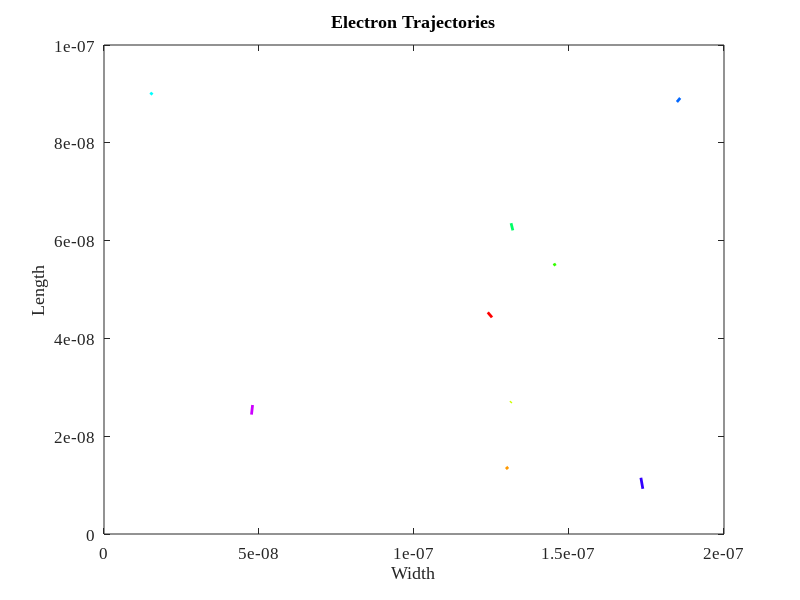

The MATLAB script that drew this image: (Note: this script raises an error after producing the figure.)
%% Assignment 1
%  Monte Carlo Modeling
%
%  Author: Ragini Bakshi, Feb 2021

set(0,'DefaultFigureWindowStyle','docked')
set(0, 'defaultaxesfontsize', 12)
set(0, 'defaultaxesfontname', 'Times New Roman')
set(0, 'DefaultLineLineWidth',2);

clear all
close all

m0 = 9.10938215e-31;    % resting electron mass in kg
mn = 0.26*m0;           % effective mass of electrons in kg

% Simulation Parameters
width = 200e-9;         % nm
length = 100e-9;        % nm
T = 300;                % Temp in K
k_bolt = 1.380648e-23;  % Boltzmanns Constant
tmn = 0.2e-12;          % mean time between collisions

%% Part 1: Electron Modelling
% Here, the electrons are modelled in the silicon as particles with the
% effective mass above using a simplistic Monte-Carlo model. 
% Thermal Velocity is calculated here in m/s.
% Mean Free Path is the average free path an electron travels before it
% experiences scattering due to background features such as impurities,
% silicon imperfections, etc.

vth = sqrt(2*k_bolt*T/mn)     % Thermal Velocity in m/s
MFP = vth*tmn               % mean free path

% Part 1 Parameters
steps = 50;                 % number of steps
total_elec = 100;           % total number of electrons
n_elec = 10;                % number of electrons plotted
dt = length/(vth*100);      % time step
path_pinks = hsv(n_elec);   % colours for each path/trajectory

% Assign position and velocity to each electron in the array
for i = 1:total_elec
    X = rand(total_elec,1)*width;       % x pos
    Y = rand(total_elec,1)*length;      % y pos
    X_vel_row(i) = randn()*vth;         % x velocity with mean vth and std deviation 1
    Y_vel_row(i) = randn()*vth;         % y velocity with mean vth and std deviation 1
end

% Convert X_vel_row and Y_vel_row into columns for future vector operations
X_vel = X_vel_row';
Y_vel = Y_vel_row';

% time t for temperature
t = [1:steps].*dt;

for step = 1:steps
    X_old(1) = X(1);
    Y_old(1) = Y(1);
    Si_temp(1) = 300;
    for j = 1:total_elec
        %Used for plotting
        X_old(j) = X(j);
        Y_old(j) = Y(j);
        dontplot = false;               % if it wraps around edges, dont plot the line
        
        % Move the electron if its ok
        if Y(j) < 0
            % its going past the bottom edge; reflect it
            Y_vel(j) = Y_vel(j)*(-1);
            Y(j) = 0;
            X(j) = X(j) + X_vel(j)*dt;
            
        elseif Y(j) > length
            % its going past the top edge; reflect it
            Y_vel(j) = Y_vel(j)*(-1);
            Y(j) = length;
            X(j) = X(j) + X_vel(j)*dt;
            
        elseif X(j) < 0
            % its going past the left edge; wrap it to right
            X(j) = width;
            if Y_vel(j) > 0
                Y(j) = Y(j) + 2e-9;
            else Y(j) = Y(j) - 2e-9;
            end
            dontplot = true;
            
        elseif X(j) > width
            % its going past the right edge; wrap it to left
            X(j) = 0;
            if Y_vel(j) > 0
                Y(j) = Y(j) + 2e-9;
            else Y(j) = Y(j) - 2e-9;
            end
            dontplot = true;
            
        else % update position
            X(j) = X(j) + X_vel(j)*dt;
            Y(j) = Y(j) + Y_vel(j)*dt;
        end
        
        if(j < n_elec && dontplot == false)
            plot([X(j) X_old(j)],[Y(j) Y_old(j)],'Color', path_pinks(j,:))
            title('Electron Trajectories');
            axis([0 width 0 length])
            xlabel('Width')
            ylabel('Length')
            hold on
            pause(0.01)
        end
        
    end
    Si_temp(step) = ((sum(X_vel,'all').^2)+ sum(Y_vel,'all').^2)*mn/(k_bolt*total_elec);
    
end

Si_temp1 = 300+rand()+randi([1,20],1);
 
hold off
figure(2)
plot(t,Si_temp1+t*0);
title('Semiconductor Temperature');
xlabel('Time in seconds');
ylabel('Temperature in K');


%% Part 2: Collisions with Mean Free Path
% The scattering is modelled using an exponential scattering probability
% given by:
% $1-(e^{-\frac{dt}{tau_mn}})$ where dt = time since last timestep and
% probability calculation, and tau_mn is the mean time between collisions,
% given to be 0.2ps. 
% Here, the assigned electron velocities are according to a Maxwell-Boltzmann
% Distribution for each, X and Y component such that the average speeds are
% vth. Total electrons used in simulation are the same as Part 1, and so
% are the number of electrons plotted. 

% Reset Values from before
step = 0; i = 0; j = 0;

% Assign position and velocity to each electron in the array
for i = 1:total_elec
    X_2 = rand(total_elec,1)*width;       % x pos
    Y_2 = rand(total_elec,1)*length;      % y pos
    X_vel_row_2(i) = sqrt(k_bolt*T/m0)+randn()*vth;         % x velocity with mean vth and std deviation sqrt(kT/m)
    Y_vel_row_2(i) = sqrt(k_bolt*T/m0)+randn()*vth;         % y velocity with mean vth and std deviation sqrt(kT/m)
end

% Convert X_vel_row and Y_vel_row into columns for future vector operations
X_vel_2 = X_vel_row_2';
Y_vel_2 = Y_vel_row_2';

% Confirm avg velocity is vth
avg_vel = sqrt(X_vel_2.^2 + Y_vel_2.^2);
avg_vel_single = mean(avg_vel)

% Histogram 
hold on;
figure(3)
histogram(avg_vel);
title('Average Velocities Histogram');
xlabel('Velocity in m/s');
ylabel('Electron Count');
hold off;

%Scattering
for step = 1:steps
    X_old_2(1) = X_2(1);
    Y_old_2(1) = Y_2(1);
    Si_temp_2(1) = 300;
    
    %Scattering probability
    scat(step) = 1 - (exp(1)^(-1*dt/tmn));
    prob_scat = rand(total_elec);
    
    for j = 1:total_elec
        %Used for plotting
        X_old_2(j) = X_2(j);
        Y_old_2(j) = Y_2(j);
        dontplot_2 = false;               % if it wraps around edges, dont plot the line
        
        % Move the electron if its ok
        if Y_2(j) < 0
            % its going past the bottom edge; reflect it
            Y_vel_2(j) = Y_vel_2(j)*(-1);
            Y_2(j) = 0;
            X_2(j) = X_2(j) + X_vel_2(j)*dt;
            
        elseif Y_2(j) > length
            % its going past the top edge; reflect it
            Y_vel_2(j) = Y_vel_2(j)*(-1);
            Y_2(j) = length;
            X_2(j) = X_2(j) + X_vel_2(j)*dt;
            
        elseif X_2(j) < 0
            % its going past the left edge; wrap it to right
            X_2(j) = width;
            if Y_vel_2(j) > 0
                Y_2(j) = Y_2(j) + 2e-9;
            else Y_2(j) = Y_2(j) - 2e-9;
            end
            dontplot_2 = true;
            
        elseif X_2(j) > width
            % its going past the right edge; wrap it to left
            X_2(j) = 0;
            if Y_vel_2(j) > 0
                Y_2(j) = Y_2(j) + 2e-9;
            else Y_2(j) = Y_2(j) - 2e-9;
            end
            dontplot_2 = true;
            
        else % update position
            X_2(j) = X_2(j) + X_vel_2(j)*dt;
            Y_2(j) = Y_2(j) + Y_vel_2(j)*dt;
        end
        
        if(j < n_elec && dontplot_2 == false)
            figure(4)
            plot([X_2(j) X_old_2(j)],[Y_2(j) Y_old_2(j)],'Color', path_pinks(j,:))
            title('Electron Trajectories');
            axis([0 width 0 length])
            xlabel('Width')
            ylabel('Length')
            hold on
            pause(0.01)
        end
        
    end
    Si_temp_2(step) = ((sum(X_vel_2,'all').^2)+ sum(Y_vel_2,'all').^2)*mn/(k_bolt*total_elec);
    
end




















